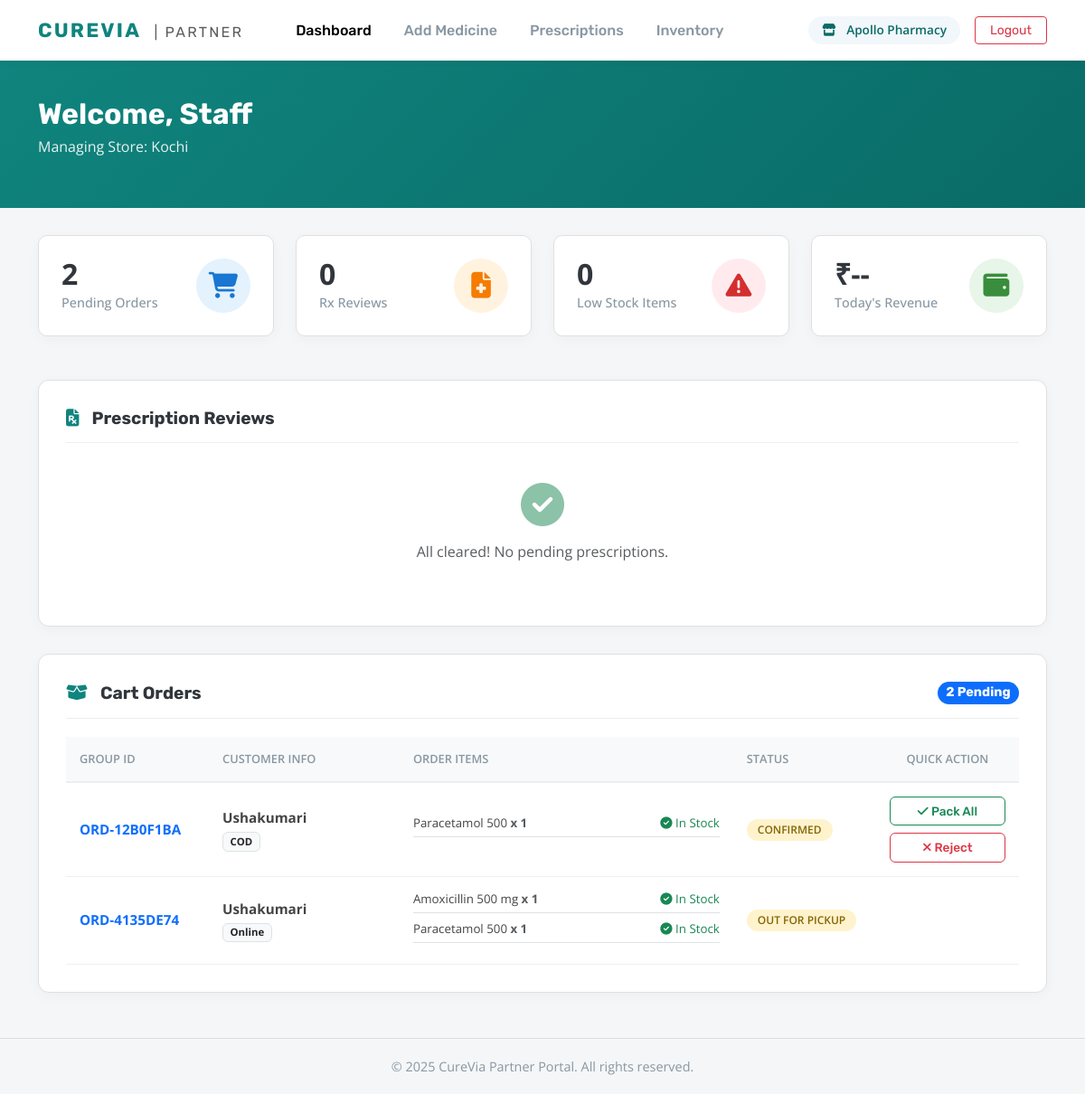
The page /pharmacist/ (signed in) on the database its author committed.
### myapp/models.py (models this page shows, shortened)
class Pharmacy(models.Model):
    name = models.CharField(max_length=100)
    location = models.CharField(max_length=100)
    address = models.TextField()
    contact = models.CharField(max_length=20)
    service_pincodes = models.TextField(help_text="Enter pincodes separated by comma", default="")
    is_active = models.BooleanField(default=True)
    email = models.EmailField(unique=True, null=True, blank=True)
    password = models.CharField(max_length=100, null=True, blank=True)
    rights = models.CharField(max_length=100, default="pharmacy")

class Order(models.Model):
    medicine = models.ForeignKey(Medicine, on_delete=models.CASCADE)
    user = models.ForeignKey(Register, on_delete=models.CASCADE)
    fname = models.CharField(max_length=100)
    lname = models.CharField(max_length=100, blank=True, null=True)
    phone = models.CharField(max_length=20)
    email = models.EmailField(blank=True, null=True)
    address = models.TextField()
    state = models.CharField(max_length=100, blank=True, null=True)
    country = models.CharField(max_length=100, blank=True, null=True)
    zip = models.CharField(max_length=20)
    quantity = models.PositiveIntegerField()
    notes = models.TextField(blank=True, null=True)
    created_at = models.DateTimeField(auto_now_add=True)
    status = models.CharField(max_length=50, default='Pending')
    assigned_pharmacy = models.ForeignKey(Pharmacy, on_delete=models.SET_NULL, null=True, blank=True)
    processed_by_name = models.CharField(max_length=100, blank=True, null=True)
    assigned_agent = models.ForeignKey(DeliveryAgent, on_delete=models.SET_NULL, null=True, blank=True)
    order_group_id = models.CharField(max_length=100, blank=True, null=True)
    payment_mode = models.CharField(max_length=50, default="COD")

class Medicine(models.Model):
    name = models.CharField(max_length=100)
    category = models.ForeignKey(Category, on_delete=models.CASCADE, related_name='medicines')
    purpose = models.CharField(max_length=100, blank=True, null=True)
    description = models.TextField(blank=True, null=True)
    price = models.DecimalField(max_digits=10, decimal_places=2)
    quantity = models.PositiveIntegerField()
    rx_required = models.BooleanField(default=False)
    expiry_date = models.DateField()
    image = models.ImageField(upload_to='medicines/', blank=True, null=True)
    added_by_pharmacy = models.ForeignKey(Pharmacy, on_delete=models.CASCADE, related_name='added_medicines', null=True,
                                          blank=True)
    added_on = models.DateTimeField(auto_now_add=True)
    updated_on = models.DateTimeField(auto_now=True)
    is_popular = models.BooleanField(default=False)

### myapp/views.py (the view)
# urls.py: path('pharmacist/', views.pharmacist),
def pharmacist(request):
    if 'pharmacy_id' in request.session:
        pid = request.session['pharmacy_id']
        staff_name = request.session.get('staff_name', 'Staff')
        my_pharmacy = get_object_or_404(Pharmacy, id=pid)
        pending_prescriptions = Prescription.objects.filter(
            assigned_pharmacy=my_pharmacy,
            status__in=['Assigned to Pharmacy', 'Under Review']
        ).order_by('-created_at')
        pending_orders = Order.objects.filter(
            assigned_pharmacy=my_pharmacy,
            status__in=['Pending', 'Packed', 'Confirmed','Out for Pickup']
        ).order_by('order_group_id', '-created_at')
        low_stock_meds = Medicine.objects.filter(
            added_by_pharmacy=my_pharmacy,
            quantity__lt=10
        )
        context = {
            'pharmacy': my_pharmacy,
            'staff_name': staff_name,  # Pass name for display
            'pending_prescriptions': pending_prescriptions,
            'pending_orders': pending_orders,
            'low_stock_meds': low_stock_meds,
        }
        return render(request, "pharmacist/pharhome.html", context)
    else:
        return redirect('/login/')

### myapp/templates/pharmacist/pharhome.html (shortened to what this page needs)
{% load static %}
<!DOCTYPE html>
<html lang="en">
<head>
  <link href="https://cdn.jsdelivr.net/npm/bootstrap@5.3.0/dist/css/bootstrap.min.css" rel="stylesheet">
  <link rel="stylesheet" href="https://cdnjs.cloudflare.com/ajax/libs/font-awesome/6.4.0/css/all.min.css">
</head>
<body>
  {% regroup pending_orders by order_group_id as order_list %}
  <nav class="navbar navbar-expand-lg sticky-top">
    <div class="container">
      <a class="navbar-brand brand-logo" href="/pharmacist/">CureVia <span class="fs-6 text-muted ms-2 fw-normal">| Partner</span></a>
      <div class="collapse navbar-collapse" id="navContent">
        <ul class="navbar-nav me-auto ms-4">
          <li class="nav-item"><a class="nav-link active" href="/pharmacist/">Dashboard</a></li>
          <li class="nav-item"><a class="nav-link" href="/addmed/">Add Medicine</a></li>
          <li class="nav-item"><a class="nav-link" href="/view_prescriptions/">Prescriptions</a></li>
          <li class="nav-item"><a class="nav-link" href="/inventory/">Inventory</a></li>
        </ul>
        <div class="d-flex align-items-center gap-3">
            <div class="user-badge d-none d-md-block">
                <i class="fas fa-store me-2"></i> {{ pharmacy.name }}
            </div>
            <a href="/logout/" class="btn btn-outline-danger btn-sm px-3">Logout</a>
        </div>
      </div>
    </div>
  </nav>
  <div class="dashboard-header">
      <div class="container">
          <div class="row">
              <div class="col-12">
                  <h1 class="dashboard-title">Welcome, {{ staff_name }}</h1>
                  <p class="dashboard-subtitle">Managing Store: {{ pharmacy.location }}</p>
              </div>
          </div>
      </div>
  </div>
  <div class="container">
      <div class="row g-4 mb-5">
          <div class="col-md-6 col-lg-3">
              <a href="#orders-section" class="stat-card">
                  <div>
                      <div class="stat-number">{{ order_list|length }}</div>
                      <div class="stat-label">Pending Orders</div>
                  </div>
                  <div class="stat-icon icon-blue"><i class="fas fa-shopping-cart"></i></div>
              </a>
          </div>
          <div class="col-md-6 col-lg-3">
              <a href="#prescriptions-section" class="stat-card">
                  <div>
                      <div class="stat-number">{{ pending_prescriptions.count }}</div>
                      <div class="stat-label">Rx Reviews</div>
                  </div>
                  <div class="stat-icon icon-orange"><i class="fas fa-file-medical"></i></div>
              </a>
          </div>
          <div class="col-md-6 col-lg-3">
              <a href="/inventory/" class="stat-card">
                  <div>
                      <div class="stat-number">{{ low_stock_meds.count }}</div>
                      <div class="stat-label">Low Stock Items</div>
                  </div>
                  <div class="stat-icon icon-red"><i class="fas fa-exclamation-triangle"></i></div>
              </a>
          </div>
          <div class="col-md-6 col-lg-3">
              <div class="stat-card">
                  <div>
                      <div class="stat-number">₹--</div>
                      <div class="stat-label">Today's Revenue</div>
                  </div>
                  <div class="stat-icon icon-green"><i class="fas fa-wallet"></i></div>
              </div>
          </div>
      </div>
      <div id="prescriptions-section" class="content-panel">
          <h3 class="section-title">
              <span><i class="fas fa-file-prescription"></i> Prescription Reviews</span>
          </h3>
          {% if pending_prescriptions %}
          <div class="table-responsive">
              <table class="table">
                  <thead>
                      <tr>
                          <th>ID</th>
                          <th>Customer</th>
                          <th>Type</th>
                          <th>Status</th>
                          <th class="text-end">Action</th>
                      </tr>
                  </thead>
                  <tbody>
                      {% for pres in pending_prescriptions %}
                      <tr>
                          <td class="fw-bold">#{{ pres.id }}</td>
                          <td>{{ pres.user.fname }}</td>
                          <td>
                              {% if pres.delivery_type == 'Home' %}
                                  <span class="badge badge-soft bg-soft-info">Home Delivery</span>
                              {% else %}
                                  <span class="badge badge-soft bg-soft-warning">Pickup</span>
                              {% endif %}
                          </td>
                          <td>
                              {% if pres.locked_by_pharmacy %}
                                  {% if pres.locked_by_pharmacy.id == pharmacy.id %}
                                      <span class="badge badge-soft bg-soft-success"><i class="fas fa-lock me-1"></i> Reviewing</span>
                                  {% else %}
                                      <span class="badge badge-soft bg-soft-danger"><i class="fas fa-lock me-1"></i> Locked by Other</span>
                                  {% endif %}
                              {% else %}
                                  <span class="badge badge-soft bg-secondary">Open</span>
                              {% endif %}
                          </td>
                          <td class="text-end">
                              {% if pres.locked_by_pharmacy and pres.locked_by_pharmacy.id != pharmacy.id %}
                                  <button class="btn btn-secondary btn-sm" disabled>Locked</button>
                              {% elif pres.locked_by_pharmacy and pres.locked_by_pharmacy.id == pharmacy.id %}
                                  <a href="{% url 'lock_and_process' pres.id %}" class="btn btn-success btn-sm btn-action">Continue</a>
                              {% else %}
                                  <a href="{% url 'lock_and_process' pres.id %}" class="btn btn-primary btn-sm btn-action">Process</a>
                              {% endif %}
                          </td>
                      </tr>
                      {% endfor %}
                  </tbody>
              </table>
          </div>
          {% else %}
              <div class="text-center py-4 text-muted">
                  <i class="fas fa-check-circle fa-3x mb-3 text-success opacity-50"></i>
                  <p>All cleared! No pending prescriptions.</p>
              </div>
          {% endif %}
      </div>
      <div id="orders-section" class="content-panel">
          <h3 class="section-title">
              <span><i class="fas fa-box-open"></i> Cart Orders</span>
              {% if order_list %}
              <span class="badge bg-primary ms-auto rounded-pill">{{ order_list|length }} Pending</span>
              {% endif %}
          </h3>
          {% if order_list %}
          <div class="table-responsive">
              <table class="table">
                  <thead>
                      <tr>
                          <th style="width: 15%;">Group ID</th>
                          <th style="width: 20%;">Customer Info</th>
                          <th style="width: 35%;">Order Items</th>
                          <th style="width: 15%;">Status</th>
                          <th style="width: 15%;" class="text-center">Quick Action</th>
                      </tr>
                  </thead>
                  <tbody>
                      {% for group in order_list %}
                      <tr>
                          <td>
                              {% if group.grouper %}
                                  <span class="fw-bold text-primary">{{ group.grouper }}</span>
                              {% else %}
                                  <span class="text-muted fst-italic">Single Item</span>
                              {% endif %}
                          </td>
                          <td>
                              <div class="fw-bold">{{ group.list.0.fname }}</div>
                              <div class="badge bg-light text-dark border mt-1">{{ group.list.0.payment_mode }}</div>
                          </td>
                          <td>
                              <ul class="list-unstyled mb-0 small">
                                  {% for item in group.list %}
                                  <li class="mb-2 d-flex justify-content-between align-items-center border-bottom pb-1">
                                      <span>
                                          {{ item.medicine.name }}
                                          <span class="text-muted fw-bold">x {{ item.quantity }}</span>
                                      </span>
                                      {% if item.medicine.quantity >= item.quantity %}
                                          <span class="text-success"><i class="fas fa-check-circle"></i> In Stock</span>
                                      {% else %}
                                          <span class="text-danger fw-bold">Out of Stock</span>
                                      {% endif %}
                                  </li>
                                  {% endfor %}
                              </ul>
                          </td>
                          <td>
                              <span class="badge badge-soft bg-soft-warning">{{ group.list.0.status }}</span>
                          </td>
                          <td class="text-center">
                              {% if group.list.0.status == 'Pending' or group.list.0.status == 'Confirmed' %}
                                  <form action="{% url 'process_group_order' group.grouper %}" method="POST">
                                      <button type="submit" name="action" value="approve_all" class="btn btn-outline-success btn-sm w-100 mb-2 btn-action" onclick="return confirm('Confirm Pack All?');">
                                          <i class="fas fa-check"></i> Pack All
                                      </button>
                                      <button type="submit" name="action" value="reject_all" class="btn btn-outline-danger btn-sm w-100 btn-action" onclick="return confirm('Reject Entire Order?');">
                                          <i class="fas fa-times"></i> Reject
                                      </button>
                                  </form>
                              {% elif group.list.0.status == 'Packed' %}
                                  <div class="text-success small fw-bold">
                                      <i class="fas fa-check-double"></i> Ready for Agent
                                  </div>
                              {% endif %}
                          </td>
                      </tr>
                      {% endfor %}
                  </tbody>
              </table>
          </div>
          {% else %}
              <div class="text-center py-4 text-muted">
                  <i class="fas fa-shopping-basket fa-3x mb-3 text-secondary opacity-50"></i>
                  <p>No new orders to pack.</p>
              </div>
          {% endif %}
      </div>
  </div>
  <footer class="text-center">
      <div class="container">
          <p class="mb-0">&copy; <script>document.write(new Date().getFullYear());</script> CureVia Partner Portal. All rights reserved.</p>
      </div>
  </footer>
</body>
</html>

### rows shown on the page
Pharmacy: name "Apollo Pharmacy", location "Kochi"
Order: grouper "ORD-12B0F1BA", list.0.fname "Ushakumari", list.0.payment_mode "COD", medicine.name "Paracetamol 500", quantity "1", shows "In Stock", list.0.status "CONFIRMED"
Order: grouper "ORD-4135DE74", list.0.fname "Ushakumari", list.0.payment_mode "Online", medicine.name "Amoxicillin 500 mg", quantity "1", shows "In Stock", list.0.status "OUT FOR PICKUP"
Order: medicine.name "Paracetamol 500", quantity "1", shows "In Stock"

### other values the page prints
{{ staff_name }} "Staff"
{{ order_list|length }} "2"
{{ pending_prescriptions.count }} "0"
{{ low_stock_meds.count }} "0"
